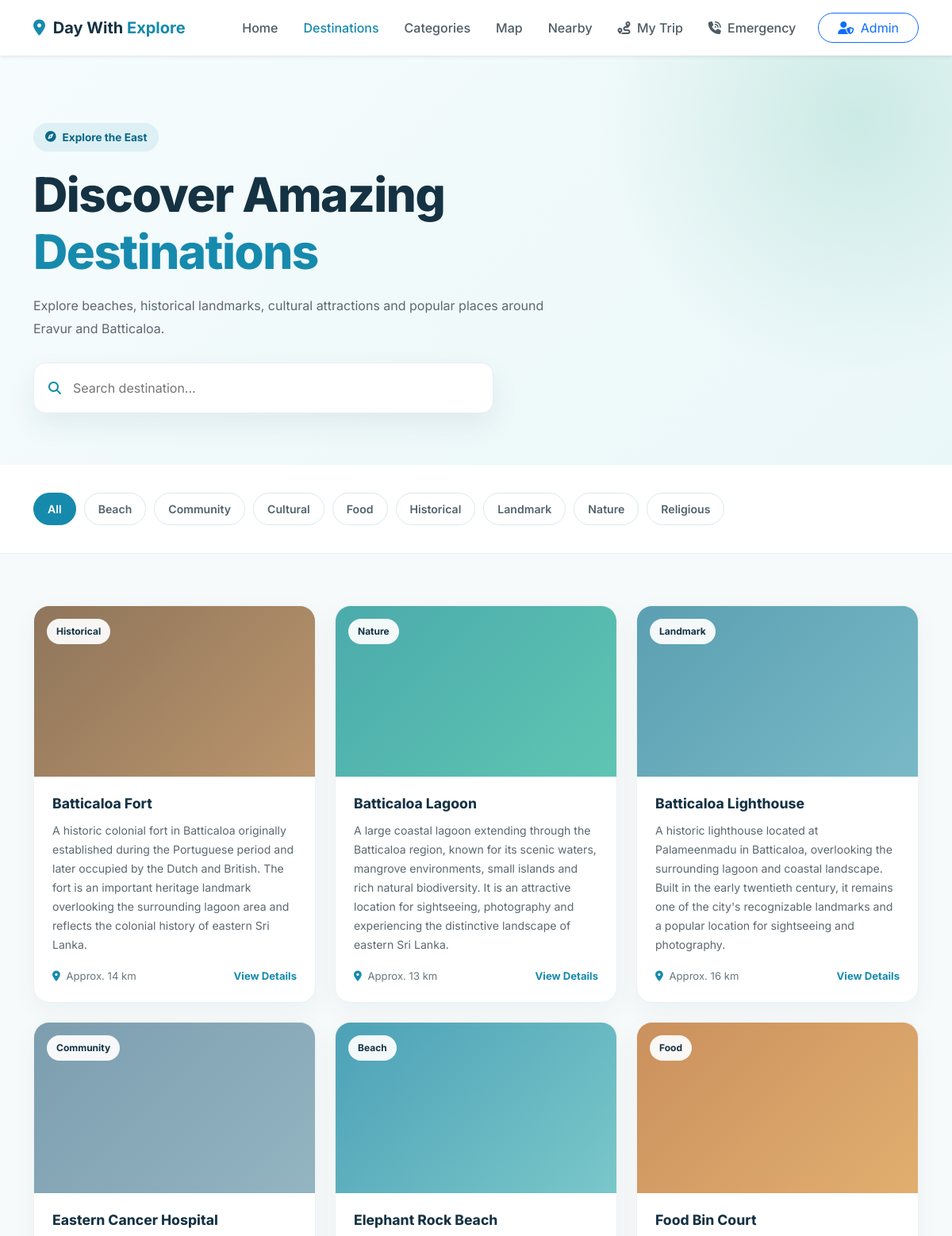
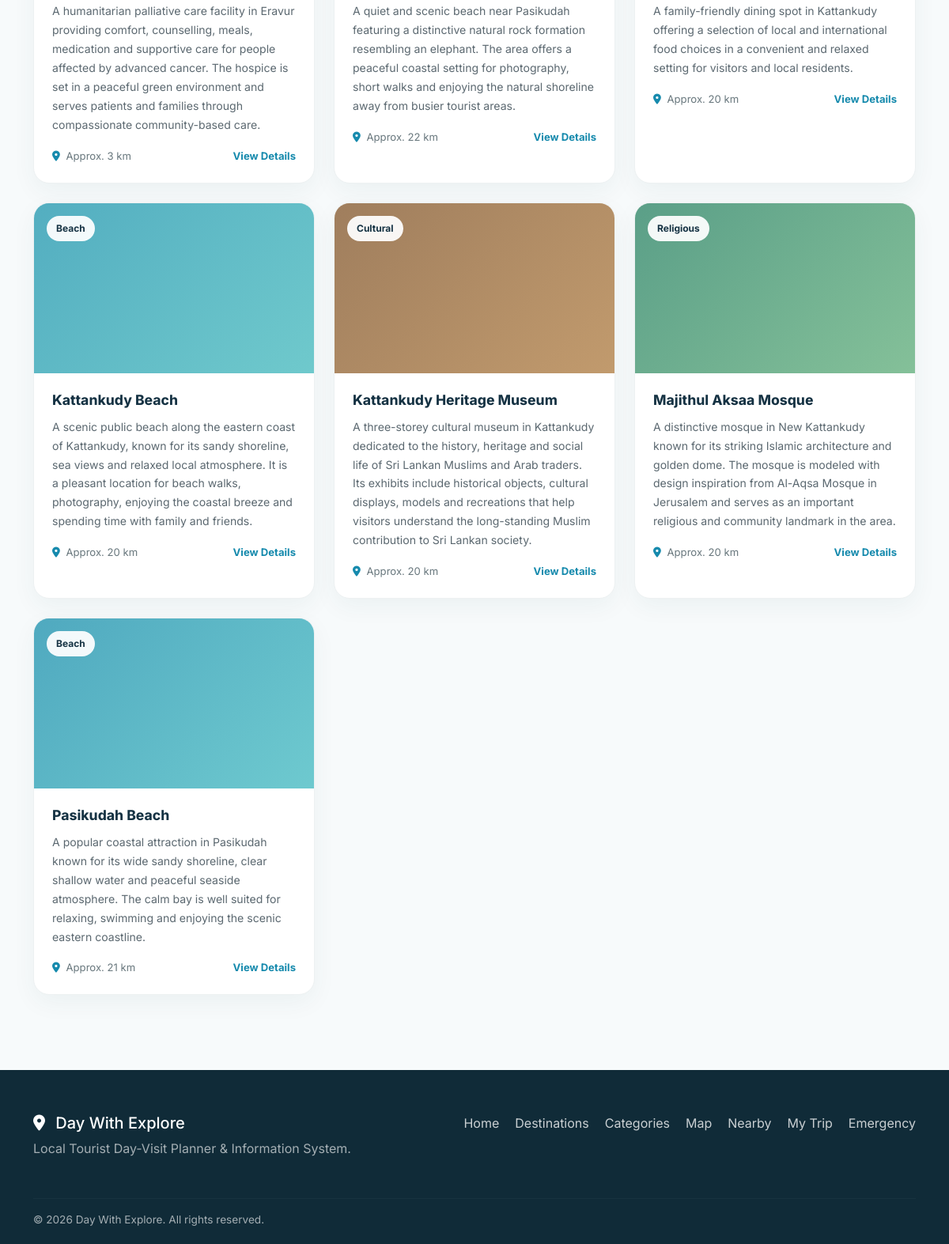
Page /destinations.php on the committed database (2 pictures, top to bottom).
### tables this page shows
CREATE TABLE categories (

            id INTEGER PRIMARY KEY AUTOINCREMENT,

            name TEXT NOT NULL UNIQUE,

            slug TEXT NOT NULL UNIQUE,

            created_at DATETIME DEFAULT CURRENT_TIMESTAMP

        );

### upload.php (called while the page is built, shortened)
<?php
function destinationImageUrl(
    ?string $relativePath
): ?string {
    $fullPath =
        __DIR__
        . '/../'
        . $relativePath;
    if (!is_file($fullPath)) {
        return null;
    }
    return $relativePath;
}

### destinations.php (the view, shortened to what this page needs)
<?php
require_once __DIR__ . '/config/database.php';
require_once __DIR__ . '/config/upload.php';
$sql = "
    SELECT
        destinations.id,
        destinations.name,
        destinations.slug,
        destinations.description,
        destinations.location,
        destinations.distance_km,
        destinations.image,
        categories.name AS category_name,
        categories.slug AS category_slug
    FROM destinations
    LEFT JOIN categories
        ON destinations.category_id = categories.id
    ORDER BY destinations.name ASC
";
$statement = $pdo->query($sql);
$destinations = $statement->fetchAll();
$categoryStatement = $pdo->query("
    SELECT
        id,
        name,
        slug
    FROM categories
    ORDER BY name ASC
");
$categories = $categoryStatement->fetchAll();
function getImageClass(string $slug): string
{
    $classes = [
        'pasikudah' =>
            'place-beach',
        'elephant-rock' =>
            'place-elephant',
        'batticaloa-fort' =>
            'place-fort',
        'lagoon' =>
            'place-lagoon',
        'aksaa-mosque' =>
            'place-mosque',
        'lighthouse' =>
            'place-lighthouse',
        'hospice' =>
            'place-hospice',
        'heritage-museum' =>
            'place-museum',
        'kattankudy-beach' =>
            'place-kattankudy',
        'food-bin' =>
            'place-food'
    ];
    return $classes[$slug]
        ?? 'place-lagoon';
}
?>
<!DOCTYPE html>
<html lang="en">
<head>
    <link
        href="https://cdn.jsdelivr.net/npm/bootstrap@5.3.3/dist/css/bootstrap.min.css"
        rel="stylesheet"
    >
    <link
        rel="stylesheet"
        href="https://cdnjs.cloudflare.com/ajax/libs/font-awesome/6.5.2/css/all.min.css"
    >
    <link
        rel="stylesheet"
        href="assets/css/style.css"
    >
</head>
<body>
<nav
    class="navbar navbar-expand-lg navbar-light bg-white shadow-sm sticky-top"
>
    <div class="container">
        <a
            class="navbar-brand fw-bold"
            href="index.php"
        >
            <span class="logo-icon">
                <i class="fa-solid fa-location-dot"></i>
            </span>
            Day With
            <span class="brand-highlight">
                Explore
            </span>
        </a>
        <div
            class="collapse navbar-collapse"
            id="mainNavbar"
        >
            <ul
                class="navbar-nav ms-auto align-items-lg-center gap-lg-2"
            >
                <li class="nav-item">
                    <a
                        class="nav-link"
                        href="index.php"
                    >
                        Home
                    </a>
                </li>
                <li class="nav-item">
                    <a
                        class="nav-link active"
                        href="destinations.php"
                    >
                        Destinations
                    </a>
                </li>
                <li class="nav-item">
                    <a
                        class="nav-link"
                        href="categories.php"
                    >
                        Categories
                    </a>
                </li>
                <li class="nav-item">
                    <a
                        class="nav-link"
                        href="map.php"
                    >
                        Map
                    </a>
                </li>
                <li class="nav-item">
                    <a
                        class="nav-link"
                        href="nearby.php"
                    >
                        Nearby
                    </a>
                </li>
                <li class="nav-item">
                    <a
                        class="nav-link"
                        href="planner.php"
                    >
                        <i
                            class="fa-solid fa-route me-1"
                        ></i>
                        My Trip
                    </a>
                </li>
                <li class="nav-item">
                    <a
                        class="nav-link"
                        href="emergency.php"
                    >
                        <i
                            class="fa-solid fa-phone-volume me-1"
                        ></i>
                        Emergency
                    </a>
                </li>
                <li class="nav-item ms-lg-2">
                    <a
                        class="btn btn-outline-primary rounded-pill px-4"
                        href="admin-login.php"
                    >
                        <i
                            class="fa-solid fa-user-shield me-1"
                        ></i>
                        Admin
                    </a>
                </li>
            </ul>
        </div>
    </div>
</nav>
<section class="destination-page-header">
    <div class="container">
        <div class="destination-header-content">
            <span class="page-badge">
                <i class="fa-solid fa-compass"></i>
                Explore the East
            </span>
            <h1>
                Discover Amazing
                <span>
                    Destinations
                </span>
            </h1>
            <p>
                Explore beaches, historical landmarks,
                cultural attractions and popular places
                around Eravur and Batticaloa.
            </p>
            <div class="destination-search">
                <i
                    class="fa-solid fa-magnifying-glass"
                ></i>
                <input
                    type="text"
                    id="destinationSearch"
                    placeholder="Search destination..."
                    autocomplete="off"
                >
            </div>
        </div>
    </div>
</section>
<section
    class="filter-section"
    id="categories"
>
    <div class="container">
        <div class="filter-buttons">
            <button
                type="button"
                class="filter-btn active"
                data-category="all"
            >
                All
            </button>
            <?php foreach ($categories as $category): ?>
                <button
                    type="button"
                    class="filter-btn"
                    data-category="<?= htmlspecialchars(
                        $category['slug'],
                        ENT_QUOTES,
                        'UTF-8'
                    ) ?>"
                >
                    <?= htmlspecialchars(
                        $category['name']
                    ) ?>
                </button>
            <?php endforeach; ?>
        </div>
    </div>
</section>
<section class="destinations-page-section">
    <div class="container">
        <?php if (count($destinations) > 0): ?>
            <div
                class="row g-4"
                id="destinationGrid"
            >
                <?php foreach ($destinations as $destination): ?>
                    <?php
                    $imageUrl =
                        destinationImageUrl(
                            $destination['image']
                            ?? null
                        );
                    ?>
                    <div
                        class="col-md-6 col-lg-4 destination-column"
                        data-category="<?= htmlspecialchars(
                            $destination['category_slug']
                            ?? 'other',
                            ENT_QUOTES,
                            'UTF-8'
                        ) ?>"
                    >
                        <div class="place-card">
                            <div
                                class="place-image
                                <?= $imageUrl
                                    ? 'has-real-image'
                                    : htmlspecialchars(
                                        getImageClass(
                                            $destination['slug']
                                        )
                                    ) ?>"
                            >
                                <span class="place-category">
                                    <?= htmlspecialchars(
                                        $destination['category_name']
                                        ?? 'Other'
                                    ) ?>
                                </span>
                            </div>
                            <div class="place-body">
                                <h4>
                                    <?= htmlspecialchars(
                                        $destination['name']
                                    ) ?>
                                </h4>
                                <p>
                                    <?= htmlspecialchars(
                                        $destination['description']
                                    ) ?>
                                </p>
                                <div class="place-info">
                                    <span>
                                        <i
                                            class="fa-solid fa-location-dot"
                                        ></i>
                                        <?php if (
                                            $destination['distance_km']
                                            !== null
                                        ): ?>
                                            Approx.
                                            <?= htmlspecialchars(
                                                $destination['distance_km']
                                            ) ?>
                                            km
                                        <?php else: ?>
                                            Distance not listed
                                        <?php endif; ?>
                                    </span>
                                    <a
                                        href="destination-details.php?id=<?= urlencode(
                                            $destination['slug']
                                        ) ?>"
                                    >
                                        View Details
                                    </a>
                                </div>
                            </div>
                        </div>
                    </div>
                <?php endforeach; ?>
            </div>
        <?php endif; ?>
    </div>
</section>
<footer>
    <div class="container">
        <div class="footer-content">
            <div>
                <h5>
                    <i
                        class="fa-solid fa-location-dot me-2"
                    ></i>
                    Day With Explore
                </h5>
                <p>
                    Local Tourist Day-Visit Planner &
                    Information System.
                </p>
            </div>
            <div class="footer-links">
                <a href="index.php">
                    Home
                </a>
                <a href="destinations.php">
                    Destinations
                </a>
                <a href="categories.php">
                    Categories
                </a>
                <a href="map.php">
                    Map
                </a>
                <a href="nearby.php">
                    Nearby
                </a>
                <a href="planner.php">
                    My Trip
                </a>
                <a href="emergency.php">
                    Emergency
                </a>
            </div>
        </div>
        <hr>
        <p class="copyright">
            © 2026 Day With Explore.
            All rights reserved.
        </p>
    </div>
</footer>
</body>
</html>

### rows in the picture
categories: name "Beach"
categories: name "Community"
categories: name "Cultural"
categories: name "Food"
categories: name "Historical"
categories: name "Landmark"
categories: name "Nature"
categories: name "Religious"

### other values in the picture
$destination['category_name'] "Historical"
$destination['name'] "Batticaloa Fort"
$destination['distance_km'] "14"
$destination['category_name'] "Nature"
$destination['name'] "Batticaloa Lagoon"
$destination['distance_km'] "13"
$destination['category_name'] "Landmark"
$destination['name'] "Batticaloa Lighthouse"
$destination['distance_km'] "16"
$destination['category_name'] "Community"
$destination['name'] "Eastern Cancer Hospital"
$destination['distance_km'] "3"
$destination['category_name'] "Beach"
$destination['name'] "Elephant Rock Beach"
$destination['distance_km'] "22"
